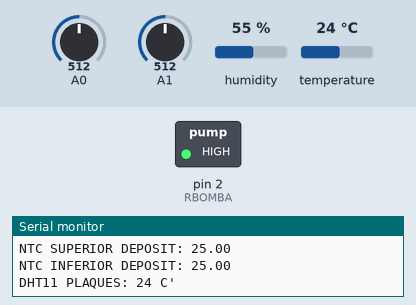
The sketch below on a simulated Arduino Uno, built with avr-gcc and run on an emulated ATmega328P. On the bench: switched loads named in the sketch (green lamp = pin HIGH), the last lines printed to the serial monitor. The inputs (shaded band) are chosen by the test bench; at power-on: temperature 24 °C, A0 = 512, A1 = 512, humidity 55 %.

Above: at 3.3 s.
3.4 s: temperature set to 21 °C
6.7 s: temperature set to 18 °C
At 8.1 s:
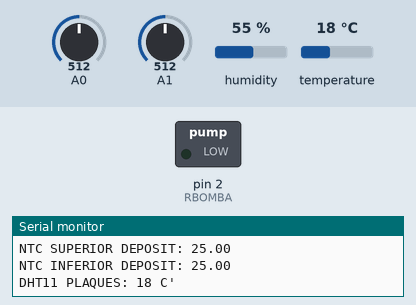
10.0 s: temperature set to 28 °C
At 11.0 s:
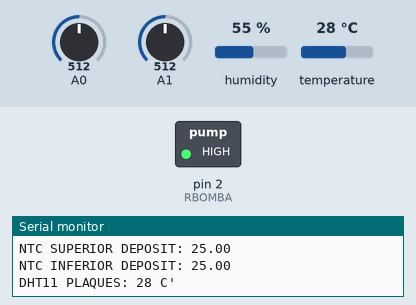
13.3 s: temperature set to 12 °C
At 15.5 s:
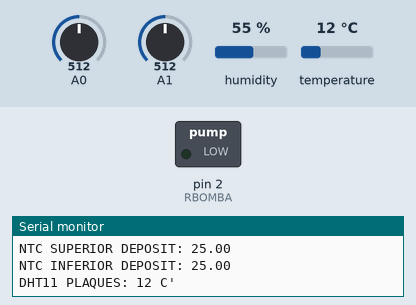
Timing chart, 0 to 17.0 s (numbered marks = the images above; inputs shaded):
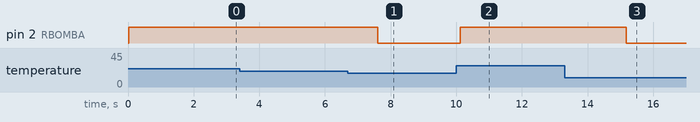

The sketch:

Termostat_diferencial.ino
```cpp
#include "DHT.h"
#include <math.h>
#define DHTPIN 7
#define DHTTYPE DHT11
#define RBOMBA 2
#define RCALORAUXILIAR 4
#define RRADIADOR 3
#define TMINCALORAUX 23
#define TMAXPLAQUES 19
#define TCONECTARRADIADOR 55

DHT dht(DHTPIN, DHTTYPE);
int t1;
double t2, t3;
void setup() {
pinMode(RBOMBA, OUTPUT);
Serial.begin(115200);
dht.begin();
}

double ThermisterNTC(int RawADC) {
  double Temp;
  Temp = log(((10240000/RawADC) - 10000));
  Temp = 1 / (0.001129148 + (0.000234125 + (0.0000000876741 * Temp * Temp ))* Temp );
  Temp = Temp - 273.15;// Converierte de Kelvin a Celsius
  //Para convertir Celsius a Farenheith esriba en esta linea: Temp = (Temp * 9.0)/ 5.0 + 32.0;
  return Temp;
}

void reles(){
  //Comprova si la temperatura de plaques es superior a la part de baix del deposit
  //Comprova si la temperatura de plaques supera la temperatura maxima de les plaques
  if (t1>t3||t1>TMAXPLAQUES){
    digitalWrite(RBOMBA, HIGH);
  }else{
    digitalWrite(RBOMBA, LOW);
  }

  // Conecta el radiador quan la temperatura de ACS supera TCONECTARRADIADOR
  if (TCONECTARRADIADOR<t2){
    digitalWrite(RRADIADOR, HIGH);
  }else{
    digitalWrite(RRADIADOR, LOW);
  }
  // Comprova si es necessaria la caldera
  if (t2<TMINCALORAUX){
      digitalWrite(RCALORAUXILIAR, HIGH);
    }else{
      digitalWrite(RCALORAUXILIAR, LOW);
  }
}

void loop() {
int val;//Crea una variable entera
val=analogRead(0);//Lee el valor del pin analogo 0 y lo mantiene como val
t2=ThermisterNTC(val);//Realiza la conversión del valor analogo a grados Celsius
val=analogRead(1);
t3=ThermisterNTC(val);
Serial.print("NTC SUPERIOR DEPOSIT: ");
Serial.println(t2);//Escribe la temperatura en el monitor serial
Serial.print("NTC INFERIOR DEPOSIT: ");
Serial.println(t3);//Escribe la temperatura en el monitor serial

t1= dht.readTemperature();//Lee la temperatura
Serial.print("DHT11 PLAQUES: ");
Serial.print(t1);//Escribe la temperatura
Serial.println(" C'");
reles();
delay (2500);
Serial.println ();
}
```

Measured:
- the behaviour switches between 20 and 19 °C on temperature (found by bisection; images 0 and 1)
- after the input at 6.7 s, pin 2 (RBOMBA): HIGH → LOW after 0.90 s
- after the input at 10.0 s, pin 2 (RBOMBA): LOW → HIGH after 0.13 s
- after the input at 13.3 s, pin 2 (RBOMBA): HIGH → LOW after 1.9 s
